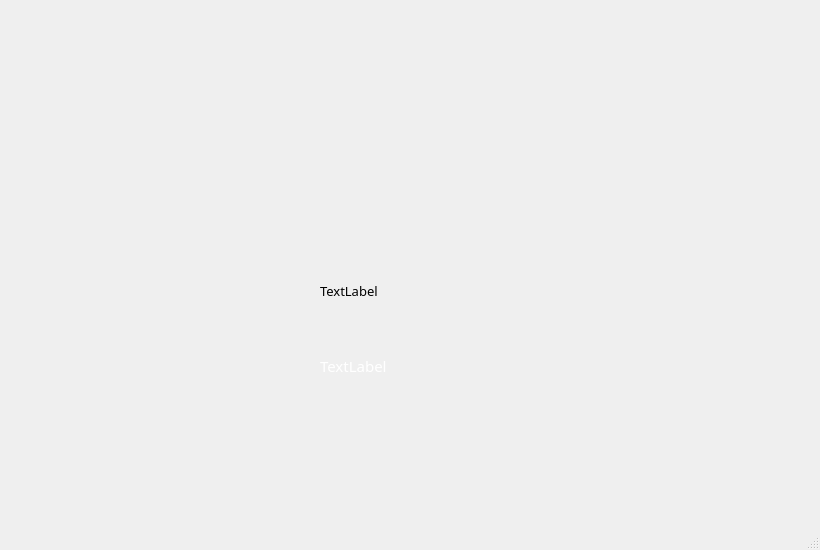
<?xml version="1.0" encoding="UTF-8"?>
<ui version="4.0">
 <class>MainWindow</class>
 <widget class="QMainWindow" name="MainWindow">
  <property name="geometry">
   <rect>
    <x>0</x>
    <y>0</y>
    <width>820</width>
    <height>550</height>
   </rect>
  </property>
  <property name="minimumSize">
   <size>
    <width>820</width>
    <height>550</height>
   </size>
  </property>
  <property name="maximumSize">
   <size>
    <width>820</width>
    <height>550</height>
   </size>
  </property>
  <property name="windowTitle">
   <string>MainWindow</string>
  </property>
  <property name="autoFillBackground">
   <bool>false</bool>
  </property>
  <widget class="QWidget" name="centralwidget">
   <widget class="QLabel" name="label">
    <property name="geometry">
     <rect>
      <x>0</x>
      <y>0</y>
      <width>820</width>
      <height>550</height>
     </rect>
    </property>
    <property name="text">
     <string/>
    </property>
    <property name="pixmap">
     <pixmap resource="../qt/image.qrc">:/background/custom – 1.png</pixmap>
    </property>
   </widget>
   <widget class="QLabel" name="browse_file_btn">
    <property name="geometry">
     <rect>
      <x>430</x>
      <y>160</y>
      <width>221</width>
      <height>51</height>
     </rect>
    </property>
    <property name="text">
     <string/>
    </property>
   </widget>
   <widget class="QLabel" name="web_panel_btn">
    <property name="geometry">
     <rect>
      <x>40</x>
      <y>90</y>
      <width>181</width>
      <height>51</height>
     </rect>
    </property>
    <property name="text">
     <string/>
    </property>
   </widget>
   <widget class="QLabel" name="github_btn">
    <property name="geometry">
     <rect>
      <x>0</x>
      <y>180</y>
      <width>261</width>
      <height>41</height>
     </rect>
    </property>
    <property name="text">
     <string/>
    </property>
   </widget>
   <widget class="QLabel" name="ipfs_btn">
    <property name="geometry">
     <rect>
      <x>0</x>
      <y>230</y>
      <width>261</width>
      <height>41</height>
     </rect>
    </property>
    <property name="text">
     <string/>
    </property>
   </widget>
   <widget class="QLabel" name="file_btn">
    <property name="geometry">
     <rect>
      <x>510</x>
      <y>60</y>
      <width>61</width>
      <height>71</height>
     </rect>
    </property>
    <property name="text">
     <string/>
    </property>
   </widget>
   <widget class="QLabel" name="result_label">
    <property name="geometry">
     <rect>
      <x>320</x>
      <y>358</y>
      <width>441</width>
      <height>16</height>
     </rect>
    </property>
    <property name="font">
     <font>
      <family>나눔스퀘어 Light</family>
      <pointsize>11</pointsize>
     </font>
    </property>
    <property name="autoFillBackground">
     <bool>false</bool>
    </property>
    <property name="styleSheet">
     <string notr="true">color : white;</string>
    </property>
    <property name="text">
     <string>TextLabel</string>
    </property>
   </widget>
   <widget class="QLabel" name="file_label">
    <property name="geometry">
     <rect>
      <x>320</x>
      <y>260</y>
      <width>431</width>
      <height>61</height>
     </rect>
    </property>
    <property name="font">
     <font>
      <family>나눔바른고딕 UltraLight</family>
      <pointsize>10</pointsize>
     </font>
    </property>
    <property name="text">
     <string>TextLabel</string>
    </property>
   </widget>
  </widget>
  <widget class="QStatusBar" name="statusbar"/>
 </widget>
 <resources>
  <include location="../qt/image.qrc"/>
 </resources>
 <connections/>
</ui>
